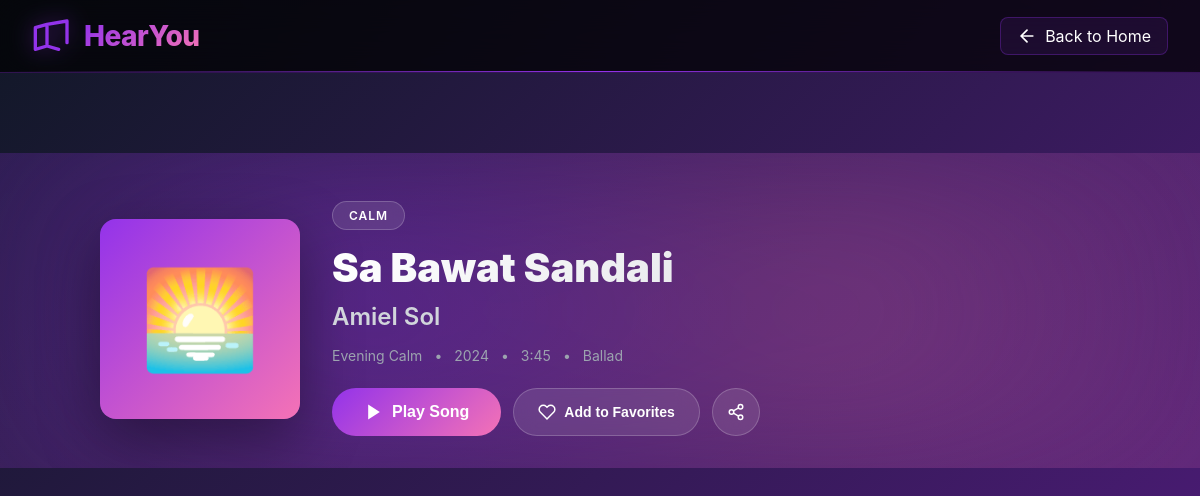
The page /song-detail.php?id=4 on the database its author committed.
### tables this page shows
CREATE TABLE IF NOT EXISTS songs (
    id INT AUTO_INCREMENT PRIMARY KEY,
    title VARCHAR(255) NOT NULL,
    artist VARCHAR(255) NOT NULL,
    emotion ENUM('sad', 'happy', 'calm', 'energetic') NOT NULL,
    cover VARCHAR(10) DEFAULT '🎵',
    duration VARCHAR(10) NOT NULL,
    file_path VARCHAR(500) NOT NULL,
    album VARCHAR(255),
    release_year INT,
    genre VARCHAR(100),
    play_count INT DEFAULT 0,
    created_at TIMESTAMP DEFAULT CURRENT_TIMESTAMP,
    updated_at TIMESTAMP DEFAULT CURRENT_TIMESTAMP ON UPDATE CURRENT_TIMESTAMP,
    INDEX idx_emotion (emotion),
    INDEX idx_artist (artist)
);

### song-detail.php (the view, shortened to what this page needs)
<?php
$song_id = isset($_GET['id']) ? intval($_GET['id']) : 0;
$database = new Database();
$db = $database->getConnection();
try {
    $query = "SELECT * FROM songs WHERE id = :id LIMIT 1";
    $stmt = $db->prepare($query);
    $stmt->bindParam(':id', $song_id);
    $stmt->execute();
    $song = $stmt->fetch(PDO::FETCH_ASSOC);
} catch (PDOException $e) {
    header('Location: index.php');
    exit;
}
$song['description'] = $descriptions[$song_id] ?? "A beautiful musical composition that captures the essence of " . $song['emotion'] . " emotions.";
$song['artist_bio'] = $artist_bios[$song['artist']] ?? $song['artist'] . " is a talented artist creating amazing music.";
?>
<!DOCTYPE html>
<html lang="en">
<head>
    <link rel="stylesheet" href="assets/css/style.css">
    <link rel="stylesheet" href="assets/css/song-detail.css">
</head>
<body class="song-detail-page">
    <header class="header">
        <div class="logo">
            <svg class="logo-icon" viewBox="0 0 24 24" fill="none" stroke="currentColor">
                <path d="M9 18V5l12-2v13M9 18l-7 2V7l7-2M9 18l7 2" stroke-width="2" stroke-linecap="round" stroke-linejoin="round"/>
            </svg>
            <h1>HearYou</h1>
        </div>
        <div class="header-actions">
            <a href="index.php" class="btn-back">
                <svg viewBox="0 0 24 24" fill="none" stroke="currentColor">
                    <path d="M19 12H5M12 19l-7-7 7-7" stroke-width="2" stroke-linecap="round"/>
                </svg>
                Back to Home
            </a>
        </div>
    </header>
    <div class="song-detail-container">
        <section class="song-hero">
            <div class="hero-background"></div>
            <div class="hero-content">
                <div class="song-cover-large">
                    <?php echo $song['cover']; ?>
                </div>
                <div class="song-info-main">
                    <div class="song-badge"><?php echo ucfirst($song['emotion']); ?></div>
                    <h1 class="song-title-large"><?php echo htmlspecialchars($song['title']); ?></h1>
                    <h2 class="song-artist-large"><?php echo htmlspecialchars($song['artist']); ?></h2>
                    <div class="song-meta">
                        <span><?php echo $song['album'] ?? 'Single'; ?></span>
                        <span>•</span>
                        <span><?php echo $song['release_year'] ?? date('Y'); ?></span>
                        <span>•</span>
                        <span><?php echo $song['duration']; ?></span>
                        <span>•</span>
                        <span><?php echo $song['genre'] ?? 'Music'; ?></span>
                    </div>
                    <div class="song-actions-main">
                        <button class="btn-play-large" onclick="playSong(<?php echo $song['id']; ?>)">
                            <svg viewBox="0 0 24 24" fill="currentColor">
                                <polygon points="5 3 19 12 5 21 5 3"/>
                            </svg>
                            Play Song
                        </button>
                        <button class="btn-favorite-large" onclick="toggleFavorite(<?php echo $song['id']; ?>)">
                            <svg viewBox="0 0 24 24" fill="none" stroke="currentColor">
                                <path d="M20.84 4.61a5.5 5.5 0 0 0-7.78 0L12 5.67l-1.06-1.06a5.5 5.5 0 0 0-7.78 7.78l1.06 1.06L12 21.23l7.78-7.78 1.06-1.06a5.5 5.5 0 0 0 0-7.78z" stroke-width="2"/>
                            </svg>
                            Add to Favorites
                        </button>
                        <button class="btn-share" onclick="shareSong()">
                        </button>
                    </div>
                </div>
            </div>
        </section>
        <div class="song-content">
        </div>
    </div>
</body>
</html>

### assets/css/style.css (style rules this page uses)
* { margin: 0; padding: 0; box-sizing: border-box; }
:root { --purple-600: #9333ea; --purple-700: #7e22ce; --purple-900: #581c87; --pink-400: #f472b6; --pink-500: #ec4899; --gray-900: #111827; --gray-800: #1f2937; --gray-700: #374151; --gray-400: #9ca3af; --gray-300: #d1d5db; }
body { font-family: -apple-system, BlinkMacSystemFont, 'Segoe UI', Roboto, Oxygen, Ubuntu, sans-serif; background: linear-gradient(135deg, var(--gray-900) 0%, var(--purple-900) 50%, var(--gray-900) 100%); color: white; height: 100vh; overflow: hidden; }
.header { background: rgba(0, 0, 0, 0.7); backdrop-filter: blur(20px); padding: 1rem 2rem; display: flex; align-items: center; justify-content: space-between; border-bottom: 1px solid rgba(147, 51, 234, 0.3); position: relative; z-index: 100; }
.header::after { content: ''; position: absolute; bottom: 0; left: 0; right: 0; height: 1px; background: linear-gradient(90deg, transparent, var(--purple-600), transparent); }
.logo { display: flex; align-items: center; gap: 0.75rem; transition: transform 0.3s; }
.logo-icon { width: 2.5rem; height: 2.5rem; color: var(--purple-600); filter: drop-shadow(0 0 10px rgba(147, 51, 234, 0.5)); }
.logo h1 { font-size: 1.75rem; font-weight: 800; background: linear-gradient(135deg, var(--purple-600), var(--pink-400)); -webkit-background-clip: text; -webkit-text-fill-color: transparent; background-clip: text; letter-spacing: -0.5px; }
.header-actions { display: flex; align-items: center; gap: 1.5rem; }
body.song-detail-page { overflow-y: auto !important; height: auto !important; }
body.song-detail-page .song-detail-container { min-height: 100vh; height: auto; overflow-y: visible; padding-bottom: 120px; }

### rows shown on the page
songs: cover "🌅", emotion "CALM", title "Sa Bawat Sandali", artist "Amiel Sol", album "Evening Calm", release_year "2024", duration "3:45", genre "Ballad"
